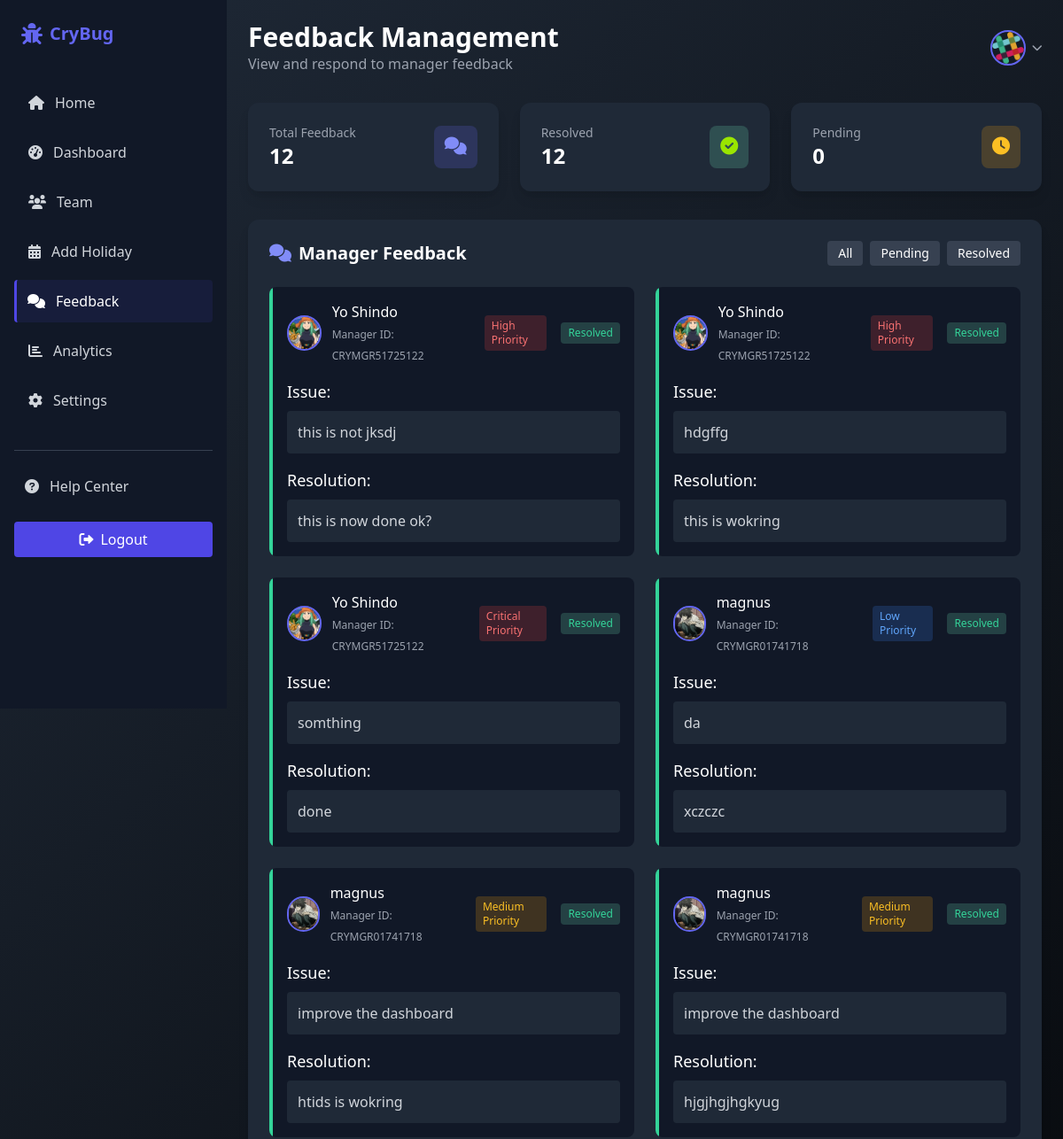
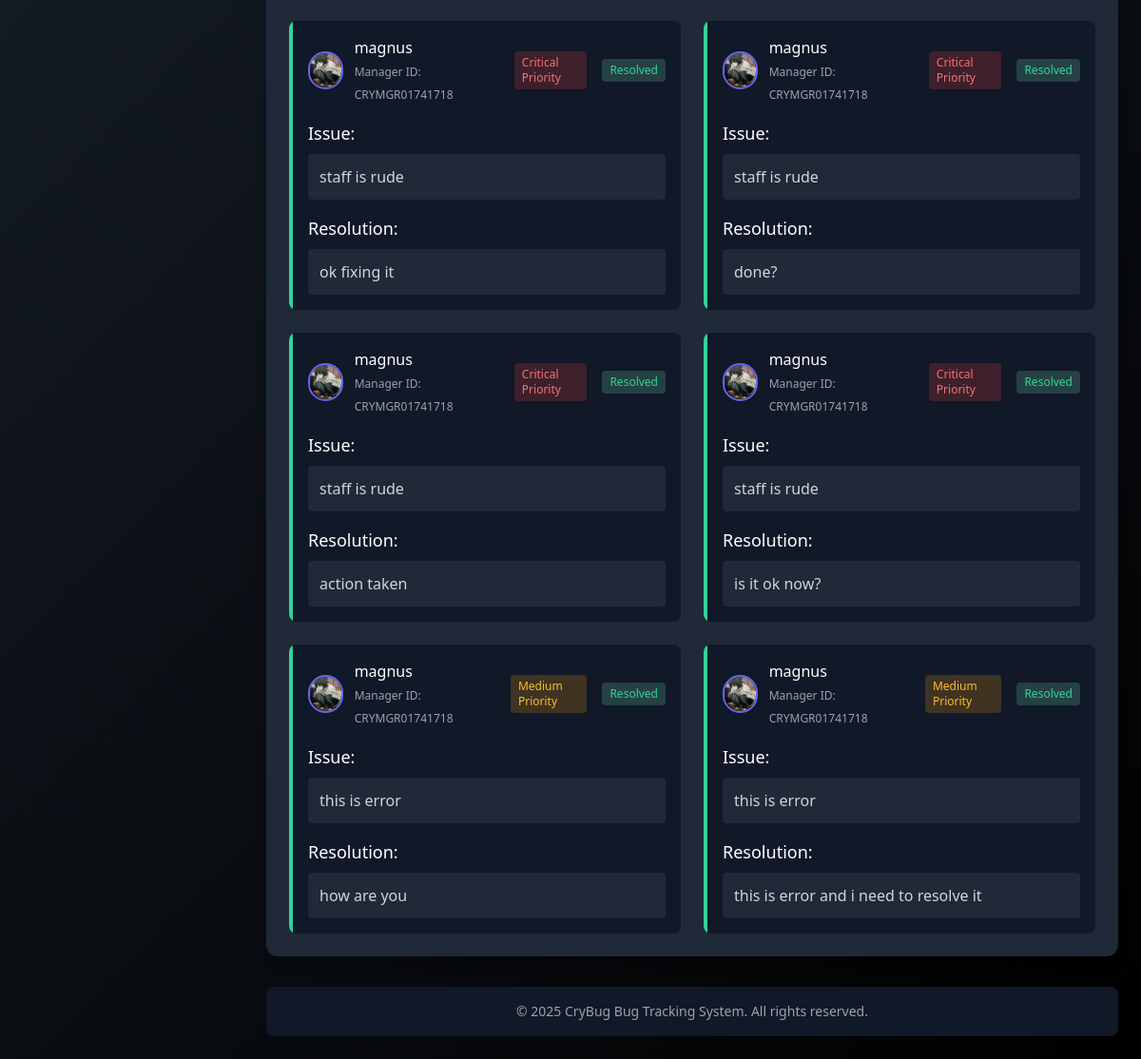
/companyProfile/feedback.php (signed in), run on the app's committed database (2 pictures, top to bottom).
### tables this page shows
CREATE TABLE `manager_feedback` (
  `MF_id` int NOT NULL,
  `MF_mag_id` varchar(255) DEFAULT NULL,
  `MF_type` varchar(255) DEFAULT NULL,
  `MF_issue` varchar(1000) DEFAULT NULL,
  `MF_priority` varchar(20) DEFAULT NULL,
  `MF_remark` varchar(1000) DEFAULT NULL,
  `MF_is_resolved` int DEFAULT '0',
  `MF_cmp_id` varchar(255) DEFAULT NULL
);

CREATE TABLE `manager` (
  `mag_id` varchar(255) NOT NULL,
  `mag_cmp_id` varchar(255) DEFAULT NULL,
  `mag_name` varchar(255) NOT NULL,
  `mag_email` varchar(255) NOT NULL,
  `mag_phone` varchar(15) DEFAULT NULL,
  `mag_password` varchar(255) NOT NULL,
  `mag_role` varchar(100) DEFAULT NULL,
  `mag_profile` varchar(1000) DEFAULT NULL,
  `mag_gender` varchar(255) NOT NULL,
  `github` varchar(1000) DEFAULT NULL,
  `linkedin` varchar(1000) DEFAULT NULL,
  `x` varchar(1000) DEFAULT NULL,
  `onLeave` int NOT NULL DEFAULT '0',
  `mag_salary` int DEFAULT '0',
  `mag_join_date` datetime DEFAULT CURRENT_TIMESTAMP,
  `mag_exp` int DEFAULT NULL
);

### companyProfile/feedback.php (the view, shortened to what this page needs)
<?php
include "connection.php";
$companyId = $_SESSION['cmp_id'] ?? '';
$feedbackQuery = "SELECT mf.*, m.mag_profile, m.mag_name
                  FROM manager_feedback mf
                  LEFT JOIN manager m ON mf.MF_mag_id = m.mag_id
                  WHERE mf.MF_cmp_id = '$companyId'
                  ORDER BY mf.MF_is_resolved ASC, mf.MF_id DESC";
$feedbackResult = $con->query($feedbackQuery);
?>
<!DOCTYPE html>
<html lang="en">
<head>
    <link rel="stylesheet" href="https://cdnjs.cloudflare.com/ajax/libs/tailwindcss/2.2.19/tailwind.min.css">
    <link rel="stylesheet" href="https://cdnjs.cloudflare.com/ajax/libs/font-awesome/6.0.0-beta3/css/all.min.css">
    <link rel="stylesheet" href="dashboard.css">
    <link rel="stylesheet" href="../src/output.css">
</head>
<body class="bg-gradient-custom text-white min-h-screen font-sans bg-black antialiased" id="home">
  <div class="flex flex-col md:flex-row">
    <aside class="sidebar w-64 bg-gray-900 p-4 md:fixed md:h-screen transition-all">
      <div class="flex items-center justify-between mb-8 p-2">
        <div class="flex items-center">
            <i class="fas fa-bug text-indigo-500 text-2xl mr-2"></i>
            <h1 class="text-xl font-bold text-indigo-500">CryBug</h1>
          </div>
      </div>
      <nav>
        <ul class="space-y-2">
          <li>
            <a href="../index.php" class="sidebar-link flex items-center p-3 rounded text-gray-300 hover:text-white" data-title="Home">
              <i class="fas fa-home mr-3"></i>
              <span>Home</span>
            </a>
          </li>
          <li>
            <a href="dashboard.php" class="sidebar-link flex items-center p-3 rounded text-gray-300 hover:text-white" data-title="Dashboard">
              <i class="fas fa-tachometer-alt mr-3"></i>
              <span>Dashboard</span>
            </a>
          </li>
          <li>
            <a href="team.php" class="sidebar-link flex items-center p-3 rounded text-gray-300 hover:text-white" data-title="Clients">
              <i class="fas fa-users mr-3"></i>
              <span>Team</span>
            </a>
          </li>
          <li>
            <a href="holiday.php" class="sidebar-link flex items-center p-3 rounded text-gray-300 hover:text-white" data-title="Clients">
              <i class="fas fa-calendar-alt mr-3"></i>
              <span>Add Holiday</span>
            </a>
          </li>
          <li>
            <a href="feedback.php" class="sidebar-link active flex items-center p-3 rounded text-gray-300 hover:text-white" data-title="Feedback">
              <i class="fas fa-comments mr-3"></i>
              <span>Feedback</span>
            </a>
          </li>
          <li>
            <a href="analysis.php" class="sidebar-link flex items-center p-3 rounded text-gray-300 hover:text-white" data-title="Analytics">
              <i class="fas fa-chart-bar mr-3"></i>
              <span>Analytics</span>
            </a>
          </li>
          <li>
            <a href="settings.php" class="sidebar-link flex items-center p-3 rounded text-gray-300 hover:text-white" data-title="Settings">
              <i class="fas fa-cog mr-3"></i>
              <span>Settings</span>
            </a>
          </li>
        </ul>
      </nav>
      <div class="mt-auto pt-8">
        <div class="border-t border-gray-700 pt-4">
          <a href="help.php" class="flex items-center p-3 rounded text-gray-300 hover:text-white" data-title="Help Center">
            <i class="fas fa-question-circle mr-3"></i>
            <span>Help Center</span>
          </a>
          <a href="logout.php"><button class="mt-4 w-full bg-indigo-600 hover:bg-indigo-700 p-2 rounded flex items-center justify-center">
            <i class="fas fa-sign-out-alt mr-2"></i>
            <span>Logout</span>
          </button></a>
        </div>
      </div>
    </aside>
    <main class="md:ml-64 lg:ml-64 flex-1 p-4 md:p-6 transition-all">
      <div class="flex flex-col md:flex-row justify-between items-start md:items-center mb-8">
        <div>
          <h1 class="text-2xl md:text-3xl font-bold">Feedback Management</h1>
          <p class="text-gray-400">View and respond to manager feedback</p>
        </div>
        <div class="relative">
          <button id="profileDropdownBtn" class="flex items-center">
            <?php if(!empty($_SESSION['cmp_logo']) && file_exists($_SESSION['cmp_logo'])): ?>
              <img src="<?php echo htmlspecialchars($_SESSION['cmp_logo']); ?>" alt="Profile" class="h-10 w-10 object-cover rounded-full border-2 border-indigo-500" />
            <?php else: ?>
              <div class="h-10 w-10 rounded-full border-2 border-indigo-500 flex items-center justify-center bg-gray-700">
                <i class="fas fa-building"></i>
              </div>
            <?php endif; ?>
            <i class="fas fa-chevron-down ml-2 text-xs text-gray-400"></i>
          </button>
        </div>
      </div>
      <section class="grid grid-cols-1 md:grid-cols-3 gap-6 mb-8">
        <?php
        $totalFeedbackQuery = "SELECT COUNT(*) as total FROM manager_feedback WHERE MF_cmp_id = '$companyId'";
        $resolvedFeedbackQuery = "SELECT COUNT(*) as resolved FROM manager_feedback WHERE MF_cmp_id = '$companyId' AND MF_is_resolved = 1";
        $pendingFeedbackQuery = "SELECT COUNT(*) as pending FROM manager_feedback WHERE MF_cmp_id = '$companyId' AND MF_is_resolved = 0";
        $totalResult = $con->query($totalFeedbackQuery);
        $resolvedResult = $con->query($resolvedFeedbackQuery);
        $pendingResult = $con->query($pendingFeedbackQuery);
        $totalFeedback = $totalResult->fetch_assoc()['total'] ?? 0;
        $resolvedFeedback = $resolvedResult->fetch_assoc()['resolved'] ?? 0;
        $pendingFeedback = $pendingResult->fetch_assoc()['pending'] ?? 0;
        ?>
        <div class="bg-gray-800 p-6 rounded-xl shadow-lg">
          <div class="flex items-center justify-between">
            <div>
              <p class="text-gray-400 text-sm">Total Feedback</p>
              <h3 class="text-2xl font-bold"><?php echo $totalFeedback; ?></h3>
            </div>
            <div class="p-3 bg-indigo-500 bg-opacity-20 rounded-lg">
              <i class="fas fa-comments text-xl text-indigo-400"></i>
            </div>
          </div>
        </div>
        <div class="bg-gray-800 p-6 rounded-xl shadow-lg">
          <div class="flex items-center justify-between">
            <div>
              <p class="text-gray-400 text-sm">Resolved</p>
              <h3 class="text-2xl font-bold"><?php echo $resolvedFeedback; ?></h3>
            </div>
            <div class="p-3 bg-green-300 bg-opacity-20 rounded-lg">
              <i class="fas fa-check-circle text-xl text-lime-400"></i>
            </div>
          </div>
        </div>
        <div class="bg-gray-800 p-6 rounded-xl shadow-lg">
          <div class="flex items-center justify-between">
            <div>
              <p class="text-gray-400 text-sm">Pending</p>
              <h3 class="text-2xl font-bold"><?php echo $pendingFeedback; ?></h3>
            </div>
            <div class="p-3 bg-yellow-500 bg-opacity-20 rounded-lg">
              <i class="fas fa-clock text-xl text-yellow-400"></i>
            </div>
          </div>
        </div>
      </section>
    <section class="bg-gray-800 p-6 rounded-xl shadow-lg mb-8">
    <div class="flex items-center justify-between mb-6">
        <h2 class="text-xl font-bold"><i class="fas fa-comments text-indigo-400 mr-2"></i>Manager Feedback</h2>
        <div class="flex space-x-2">
        <button id="filterAll" class="px-3 py-1 rounded bg-gray-700 hover:bg-gray-600 text-sm active">All</button>
        <button id="filterPending" class="px-3 py-1 rounded bg-gray-700 hover:bg-gray-600 text-sm">Pending</button>
        <button id="filterResolved" class="px-3 py-1 rounded bg-gray-700 hover:bg-gray-600 text-sm">Resolved</button>
        </div>
    </div>
    <?php if($feedbackResult && $feedbackResult->num_rows > 0): ?>
    <div class="grid grid-cols-1 md:grid-cols-2 gap-6">
        <?php while($feedback = $feedbackResult->fetch_assoc()):
        $isResolved = $feedback['MF_is_resolved'] == 1;
        $priorityClass = '';
        switch(strtolower($feedback['MF_priority'])) {
            case 'critical':
            $priorityClass = 'bg-red-500 bg-opacity-20 text-red-400';
            break;
        case 'high':
            $priorityClass = 'bg-red-500 bg-opacity-20 text-red-400';
            break;
            case 'medium':
            $priorityClass = 'bg-yellow-500 bg-opacity-20 text-yellow-400';
            break;
            case 'low':
            $priorityClass = 'bg-blue-500 bg-opacity-20 text-blue-400';
            break;
        }
        ?>
        <div class="feedback-item <?php echo $isResolved ? 'resolved' : 'pending'; ?> bg-gray-900 rounded-lg overflow-hidden h-full">
        <div class="p-4 border-l-4 h-full flex flex-col <?php echo $isResolved ? 'border-green-400' : 'border-yellow-400'; ?>">
            <div class="flex flex-col md:flex-row md:items-center justify-between gap-4">
            <div class="flex items-center">
                <?php if(!empty($feedback['mag_profile'])): ?>
                <img src="<?php echo htmlspecialchars($feedback['mag_profile']); ?>" alt="Manager" class="h-10 w-10 object-cover rounded-full border-2 border-indigo-500 mr-3" />
                <?php else: ?>
                <div class="h-10 w-10 rounded-full border-2 border-indigo-500 flex items-center justify-center bg-gray-700 mr-3">
                    <i class="fas fa-user"></i>
                </div>
                <?php endif; ?>
                <div>
                <h3 class="font-medium"><?php echo htmlspecialchars($feedback['mag_name'] ?? 'Unknown Manager'); ?></h3>
                <span class="text-xs text-gray-400">Manager ID: <?php echo htmlspecialchars($feedback['MF_mag_id']); ?></span>
                </div>
            </div>
            <div class="flex items-center space-x-2">
                <span class="px-2 py-1 rounded text-xs <?php echo $priorityClass; ?>">
                <?php echo htmlspecialchars($feedback['MF_priority']); ?> Priority
                </span>
                <span class="px-2 py-1 rounded text-xs <?php echo $isResolved ? 'bg-green-300 bg-opacity-20 text-green-400' : 'bg-yellow-500 bg-opacity-20 text-yellow-400'; ?>">
                <?php echo $isResolved ? 'Resolved' : 'Pending'; ?>
                </span>
            </div>
            </div>
            <div class="mt-4 flex-grow">
            <h4 class="text-lg font-medium">Issue:</h4>
            <p class="text-gray-300 bg-gray-800 p-3 rounded mt-2">
                <?php echo nl2br(htmlspecialchars($feedback['MF_issue'])); ?>
            </p>
            </div>
            <?php if($isResolved): ?>
            <div class="mt-4">
                <h4 class="text-lg font-medium">Resolution:</h4>
                <p class="text-gray-300 bg-gray-800 p-3 rounded mt-2">
                <?php echo nl2br(htmlspecialchars($feedback['MF_remark'])); ?>
                </p>
            </div>
            <?php endif; ?>
        </div>
        </div>
        <?php endwhile; ?>
    </div>
    <?php endif; ?>
    </section>
      <footer class="bg-gray-900 p-4 rounded-lg text-center text-gray-400 text-sm">
        <p>&copy; 2025 CryBug Bug Tracking System. All rights reserved.</p>
      </footer>
    </main>
  </div>
</body>
</html>

### companyProfile/dashboard.css (style rules this page uses)
.bg-gradient-custom { background: linear-gradient(135deg, #1f2937 0%, #000000 100%); }
.sidebar-link { transition: all 0.2s ease; border-left: 4px solid transparent; }
.sidebar-link:hover, .sidebar-link.active { background-color: rgba(79, 70, 229, 0.1); border-left: 3px solid #4f46e5; color: white; }
.sidebar { transition: all 0.3s ease; position: fixed; height: 100vh; z-index: 50; }

### data on the page
manager_feedback: MF_mag.mag_profile (picture), MF_mag.mag_name "Yo Shindo", MF_mag "CRYMGR51725122", MF_priority "High", MF_is_resolved "Resolved", MF_issue "this is not jksdj", MF_remark "this is now done ok?"
manager_feedback: MF_mag.mag_profile (picture), MF_mag.mag_name "Yo Shindo", MF_mag "CRYMGR51725122", MF_priority "High", MF_is_resolved "Resolved", MF_issue "hdgffg", MF_remark "this is wokring"
manager_feedback: MF_mag.mag_profile (picture), MF_mag.mag_name "Yo Shindo", MF_mag "CRYMGR51725122", MF_priority "Critical", MF_is_resolved "Resolved", MF_issue "somthing", MF_remark "done"
manager_feedback: MF_mag.mag_profile (picture), MF_mag.mag_name "magnus", MF_mag "CRYMGR01741718", MF_priority "Low", MF_is_resolved "Resolved", MF_issue "da", MF_remark "xczczc"
manager_feedback: MF_mag.mag_profile (picture), MF_mag.mag_name "magnus", MF_mag "CRYMGR01741718", MF_priority "Medium", MF_is_resolved "Resolved", MF_issue "improve the dashboard", MF_remark "htids is wokring"
manager_feedback: MF_mag.mag_profile (picture), MF_mag.mag_name "magnus", MF_mag "CRYMGR01741718", MF_priority "Medium", MF_is_resolved "Resolved", MF_issue "improve the dashboard", MF_remark "hjgjhgjhgkyug"
manager_feedback: MF_mag.mag_profile (picture), MF_mag.mag_name "magnus", MF_mag "CRYMGR01741718", MF_priority "Critical", MF_is_resolved "Resolved", MF_issue "staff is rude", MF_remark "ok fixing it"
manager_feedback: MF_mag.mag_profile (picture), MF_mag.mag_name "magnus", MF_mag "CRYMGR01741718", MF_priority "Critical", MF_is_resolved "Resolved", MF_issue "staff is rude", MF_remark "done?"
manager_feedback: MF_mag.mag_profile (picture), MF_mag.mag_name "magnus", MF_mag "CRYMGR01741718", MF_priority "Critical", MF_is_resolved "Resolved", MF_issue "staff is rude", MF_remark "action taken"
manager_feedback: MF_mag.mag_profile (picture), MF_mag.mag_name "magnus", MF_mag "CRYMGR01741718", MF_priority "Critical", MF_is_resolved "Resolved", MF_issue "staff is rude", MF_remark "is it ok now?"
manager_feedback: MF_mag.mag_profile (picture), MF_mag.mag_name "magnus", MF_mag "CRYMGR01741718", MF_priority "Medium", MF_is_resolved "Resolved", MF_issue "this is error", MF_remark "how are you"
manager_feedback: MF_mag.mag_profile (picture), MF_mag.mag_name "magnus", MF_mag "CRYMGR01741718", MF_priority "Medium", MF_is_resolved "Resolved", MF_issue "this is error", MF_remark "this is error and i need to resolve it"

### other printed values
$totalFeedback "12"
$resolvedFeedback "12"
$pendingFeedback "0"
